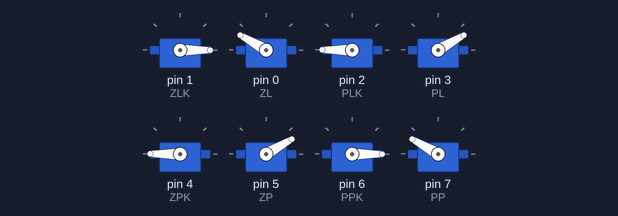
Bench run of a sketch on a simulated Arduino Uno, built with avr-gcc and run on an emulated ATmega328P. Parts: 8 × servo.

Above: at 0.05 s.
At 1.05 s:
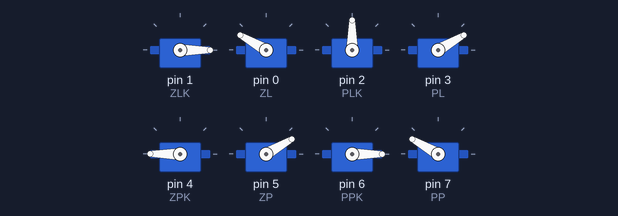
At 1.15 s:
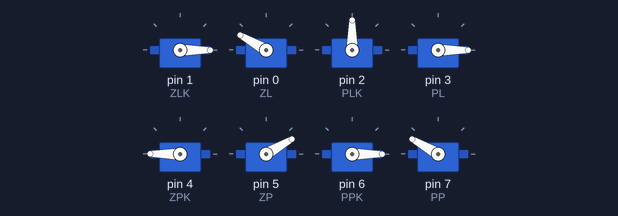
At 1.3 s:
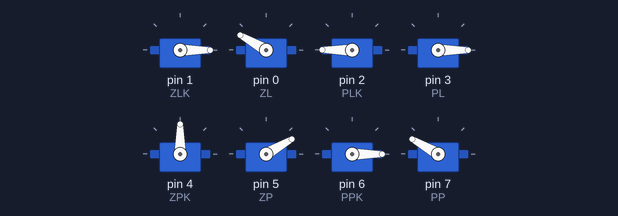
At 1.6 s:
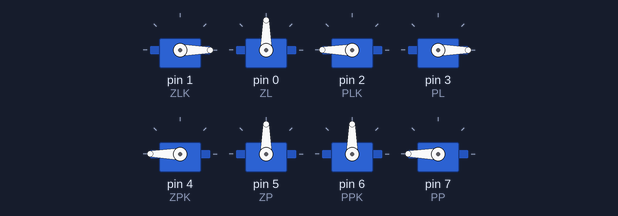
At 2.6 s:
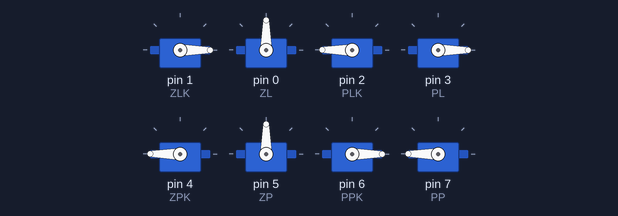
Timing chart, 0 to 6.0 s (numbered marks = the images above):
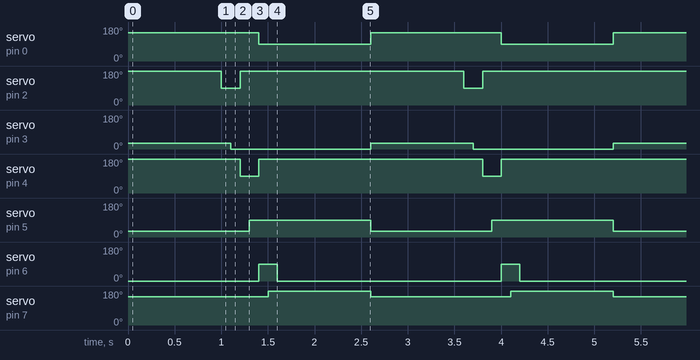

The sketch:

pavuk_v1.ino
```cpp
#include <Servo.h>

Servo ZLK;
Servo ZL;
Servo PLK;
Servo PL;
Servo ZPK;
Servo ZP;
Servo PPK;
Servo PP;

void setup() {
  ZLK.attach(1);
  ZL.attach(0);
  PLK.attach(2);
  PL.attach(3);
  ZPK.attach(4);
  ZP.attach(5);
  PPK.attach(6);
  PP.attach(7);
}

void posun(){
  PLK.write(90);
  delay(100);
  PL.write(0);
  delay(100);
  PLK.write(180);
  ZPK.write(90);
  delay(100);
  ZP.write(90);
  delay(100);
  ZPK.write(180);
  ZL.write(90);
  PPK.write(90);
  delay(100);
  PP.write(180);
  delay(100);
  PPK.write(0);
  }

void kalibrace(){
  ZLK.write(0);
  ZL.write(150);
  PLK.write(180);
  PL.write(30);
  ZPK.write(180);
  ZP.write(30);
  PPK.write(0);
  PP.write(150);}

void loop() {
  kalibrace();
  delay(1000);
  posun();
  delay(1000);

}
```

Measured:
- by itself, servo on pin 0 (ZL): alternates 150° for 1.4 s and 90° for 1.2 s
- by itself, servo on pin 2 (PLK), servo on pin 4 (ZPK): alternates 180° for 2.4 s and 90° for 0.20 s
- by itself, servo on pin 3 (PL): alternates 30° for 1.1 s and 0° for 1.5 s
- by itself, servo on pin 5 (ZP): alternates 90° for 1.3 s and 30° for 1.3 s
- by itself, servo on pin 6 (PPK): alternates 90° for 0.20 s and 0° for 2.4 s
- by itself, servo on pin 7 (PP): alternates 180° for 1.1 s and 150° for 1.5 s
